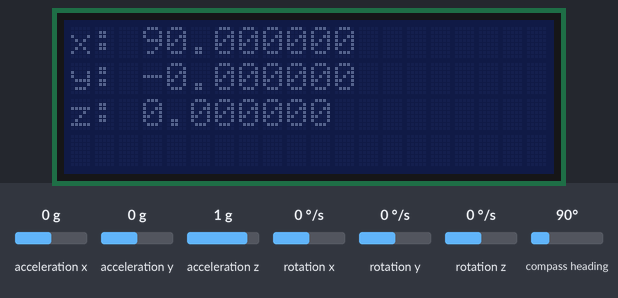
Simulated run of this sketch. Board: Arduino Uno, built with avr-gcc and run on an emulated ATmega328P. Parts: 20×4 character LCD. Inputs (shaded band) come from the test bench; at power-on: acceleration x 0 g, acceleration y 0 g, acceleration z 1 g, compass heading 90°, rotation x 0 °/s, rotation y 0 °/s, rotation z 0 °/s.

Above: at 3.2 s.
3.3 s: acceleration x set to -1.4 g
At 3.8 s:
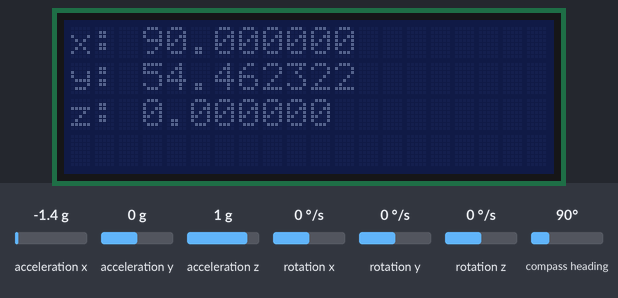
4.9 s: acceleration y set to -1.4 g
At 5.4 s:
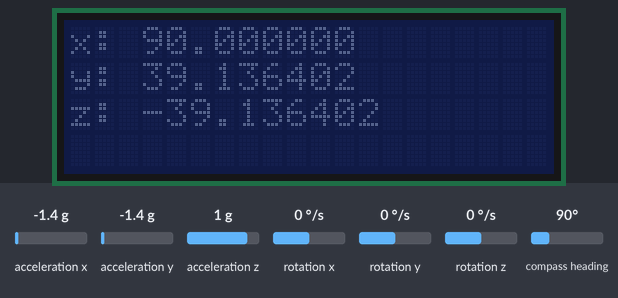
6.4 s: acceleration z set to -1.4 g
At 7.0 s:
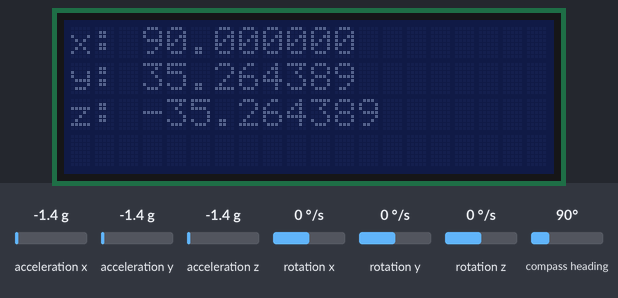
7.9 s: compass heading set to 7°
At 8.4 s:
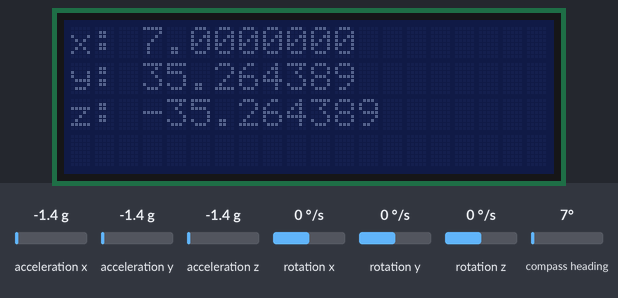
Timing chart, 0 to 10.5 s (numbered marks = the images above; inputs shaded):
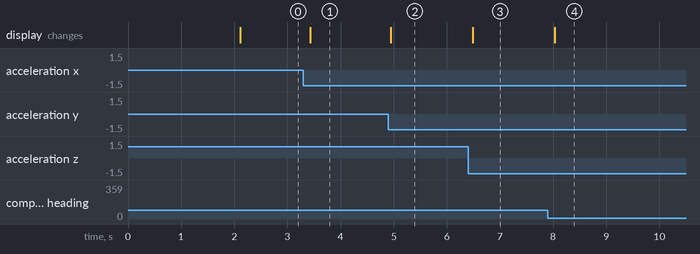

The sketch:

magnetometer.ino
```cpp
#include <LCD_I2C.h>

#include <SPI.h>
#include "Wire.h"
#include "MPU9250.h"

LCD_I2C lcd(0x27, 20, 4);
MPU9250 mpu; // You can also use MPU9255 as is

char print_buffer[32];
float x_avg = 0;
float y_avg = 0;
float z_avg = 0;
constexpr int window = 1;
int cycle_count = 0;

void setup() {
  // serial to display data
  Serial.begin(115200);
  Wire.begin();

  while(!Serial) {}

  delay(2000);
  mpu.setup(0x68);

  lcd.begin();
  lcd.clear();
  // lcd.setBacklight(HIGH);
}

void printline(int row_offset, const char *format_str, float value) {
  char num_buffer[16];
  lcd.setCursor(0, row_offset);
  snprintf(print_buffer, 32, format_str, dtostrf(value, 8, 6, num_buffer));
  lcd.print(print_buffer);
}

inline float updateavg(float avg, float new_sample) {
  avg -= avg / window;
  avg += new_sample / window;
  return avg;
}

void loop() {
  // read the sensor
  if (mpu.update()) {
    // x_avg = updateavg(x_avg, IMU.getAccelX_mss());
    // y_avg = updateavg(y_avg, IMU.getAccelY_mss());
    // z_avg = updateavg(z_avg, IMU.getAccelZ_mss());

    if(cycle_count % 10 == 0) {
      printline(0, "x: %s", mpu.getYaw());
      printline(1, "y: %s", mpu.getPitch());
      printline(2, "z: %s", mpu.getRoll());
    }
    cycle_count += 1;
  }
}
```

Measured:
- after the input at 3.3 s, the display: changes after 0.13 s (image 1)
- after the input at 4.9 s, the display: changes at once (image 2)
- after the input at 6.4 s, the display: changes after 0.09 s (image 3)
- after the input at 7.9 s, the display: changes after 0.13 s (image 4)
